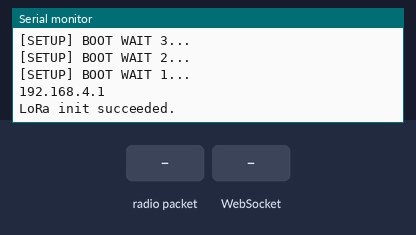
A sketch run on a simulated ESP32. On the bench: the last lines printed to the serial monitor. The test bench sets the inputs (shaded band). No radio packets arrive unless stated.

Above: at 5.2 s.
5.3 s: radio packet "_echo_" arrives
At 5.7 s:
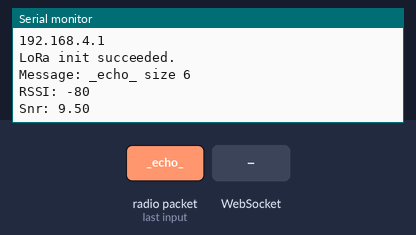
6.8 s: WebSocket text "_echo_" received
At 7.3 s:
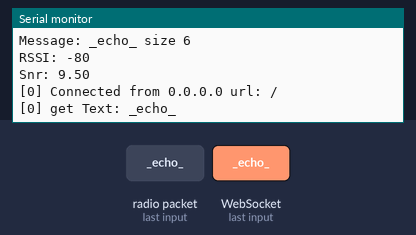
8.3 s: radio packet "ping" arrives
At 8.8 s:
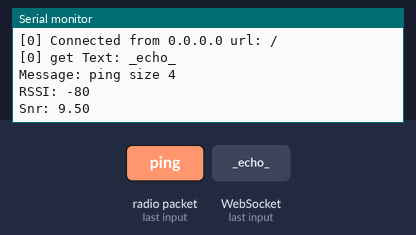
9.8 s: WebSocket text "ping" received
At 10.7 s:
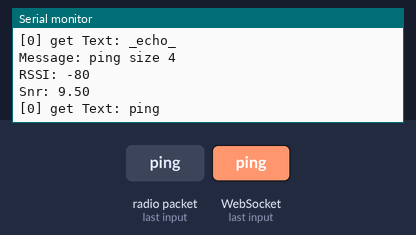
11.3 s: radio packet "1" arrives
At 12.2 s:
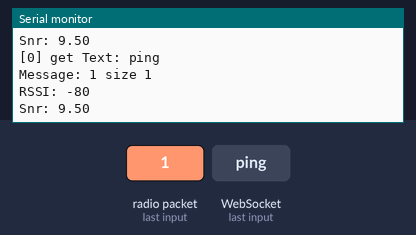
12.8 s: WebSocket text "1" received
At 14.2 s:
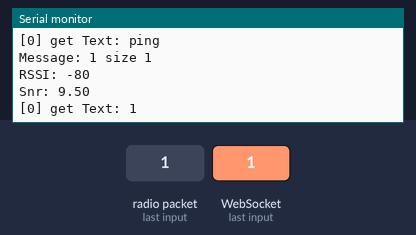
Timing chart, 0 to 15.3 s (numbered marks = the images above; inputs shaded):
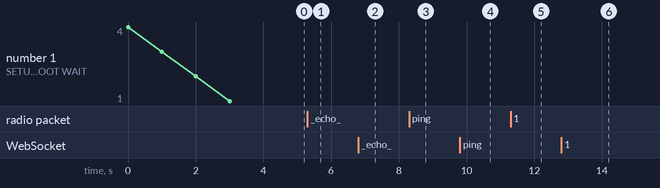

The sketch:

LoRa_Esp_2.ino
```cpp
#include <WebSocketsServer.h>
#include <WebSocketsClient.h>
#include <WebSockets.h>
#include <WiFi.h>
#include <Arduino.h>
#include <SPI.h>
#include <LoRa.h>

// Pin definetion of WIFI LoRa 32
// HelTec AutoMation 2017 support@heltec.cn
#define SCK     5    // GPIO5  -- SX127x's SCK
#define MISO    19   // GPIO19 -- SX127x's MISO
#define MOSI    27   // GPIO27 -- SX127x's MOSI
#define SS      18   // GPIO18 -- SX127x's CS
#define RST     14   // GPIO14 -- SX127x's RESET
#define DI00    26   // GPIO26 -- SX127x's IRQ(Interrupt Request)

#define BAND    433E6  //you can set band here directly,e.g. 868E6,915E6
#define PABOOST true
String incomingLoRa = "";
String sendRS = "";

WebSocketsServer webSocket = WebSocketsServer(80);

const char *ssid = "LoRa_Esp_2";
const char *password = "91259125";
unsigned char clientConnected = 0;
IPAddress apIP(192, 168, 4, 1);
bool SendLoraEsp = false;
bool SendLoraEaco = false;
bool SendLoraEspPing = false;

void connectWifi() {
  WiFi.disconnect();
  WiFi.mode(WIFI_AP_STA);
  WiFi.softAPConfig(apIP, apIP, IPAddress(255, 255, 255, 0));   // subnet FF FF FF 00
  WiFi.softAP(ssid, password, 6, 0); //, 1); // no pass, ch=6, ssid=broadcast, max_conns=1
}

void hexdump(const void *mem, uint32_t len, uint8_t cols = 16) {
  const uint8_t* src = (const uint8_t*)mem;
  Serial.printf("\n[HEXDUMP] Address: 0x%08X len: 0x%X (%d)", (ptrdiff_t)src, len, len);
  for (uint32_t i = 0; i < len; i++) {
    if (i % cols == 0) {
      Serial.printf("\n[0x%08X] 0x%08X: ", (ptrdiff_t)src, i);
    }
    Serial.printf("%02X ", *src);
    src++;
  }
  Serial.printf("\n");
}

void webSocketEvent(uint8_t num, WStype_t type, uint8_t * payload, size_t length) {
  switch (type) {
    case WStype_DISCONNECTED:
      Serial.printf("[%u] Disconnected!\n", num);
      break;
    case WStype_CONNECTED:
      {
        IPAddress ip = webSocket.remoteIP(num);
        Serial.printf("[%u] Connected from %d.%d.%d.%d url: %s\n", num, ip[0], ip[1], ip[2], ip[3], payload);
        // send message to client
        String numS = String(num);
        String msg = String("Connected with ID:" + numS);
        webSocket.sendTXT(num, msg);
      }
      break;
    case WStype_TEXT:
      Serial.printf("[%u] get Text: %s\n", num, payload);
      sendMessageLora(payload, length);
      //      webSocket.sendTXT(num, "message here");  // send message to client
      //      webSocket.broadcastTXT("brodcast message here");  // send data to all connected clients
      break;
    case WStype_BIN:
      Serial.printf("[%u] get binary length: %u\n", num, length);
      hexdump(payload, length);
      // webSocket.sendBIN(num, payload, length); // send message to client
      break;
    case WStype_ERROR:
    case WStype_FRAGMENT_TEXT_START:
    case WStype_FRAGMENT_BIN_START:
    case WStype_FRAGMENT:
    case WStype_FRAGMENT_FIN:
      break;
  }
}

void sendMessageLora(uint8_t * outgoing, size_t length)
{
  LoRa.beginPacket();            // start packet
  LoRa.write(outgoing, length);  // add payload
  LoRa.endPacket();              // finish packet and send it
  LoRa.receive();
}

void setup() {

  Serial.begin(115200);
  Serial.setDebugOutput(true);
  Serial.println();

  for (uint8_t t = 4; t > 0; t--) {
    Serial.printf("[SETUP] BOOT WAIT %d...\n", t);
    Serial.flush();
    delay(1000);
  }

  connectWifi();
  Serial.println(WiFi.softAPIP());
  webSocket.begin();
  webSocket.onEvent(webSocketEvent);

  SPI.begin(SCK, MISO, MOSI, SS);
  LoRa.setPins(SS, RST, DI00); // set CS, reset, IRQ pins

  if (!LoRa.begin(BAND, PABOOST))
  {
    Serial.println("LoRa init failed. Check your connections.");
    while (true);                       // if failed, do nothing
  }

  LoRa.onReceive(onReceive);
  LoRa.receive();
  Serial.println("LoRa init succeeded.");
}

void loop() {
  webSocket.loop();
  if (SendLoraEsp) {
    SendLoraEsp = false;
    webSocket.broadcastTXT(incomingLoRa);
  }
  if (SendLoraEspPing) {
    SendLoraEspPing = false;
    webSocket.broadcastTXT(incomingLoRa);
    String incomingLoRa = "";
  }
  if (SendLoraEaco) {
    SendLoraEaco = false;
    int rssi = LoRa.packetRssi();
    float snr = LoRa.packetSnr();
    LoRa.beginPacket();
    LoRa.print("ping");
    LoRa.print(",");
    LoRa.print(rssi);
    LoRa.print(",");
    LoRa.print(snr);
    LoRa.endPacket();
    LoRa.receive();
  }
}

void onReceive(int packetSize)
{
  if (packetSize == 0) return;          // if there's no packet, return
  incomingLoRa = "";
  while (LoRa.available())             // can't use readString() in callback
  {
    incomingLoRa += (char)LoRa.read();      // add bytes one by one
  }

  if (incomingLoRa == "_echo_") {
    SendLoraEaco = true;
  } else if (incomingLoRa.substring(0, 4) == "ping") {
    SendLoraEspPing = true;
    } else {
    SendLoraEsp = true;
  }
  Serial.println("Message: " + incomingLoRa + " size " + incomingLoRa.length());
  Serial.print("RSSI: ");
  Serial.println(LoRa.packetRssi());
  Serial.print("Snr: ");
  Serial.println(LoRa.packetSnr());
  Serial.println();
}
```

Measured:
- after the input at 5.3 s, the serial monitor: prints a new line at once (image 1)
- after the input at 6.8 s, the serial monitor: prints a new line at once (image 2)
- after the input at 8.3 s, the serial monitor: prints a new line at once (image 3)
- after the input at 9.8 s, the serial monitor: prints a new line at once (image 4)
- after the input at 11.3 s, the serial monitor: prints a new line at once (image 5)
- after the input at 12.8 s, the serial monitor: prints a new line at once (image 6)
